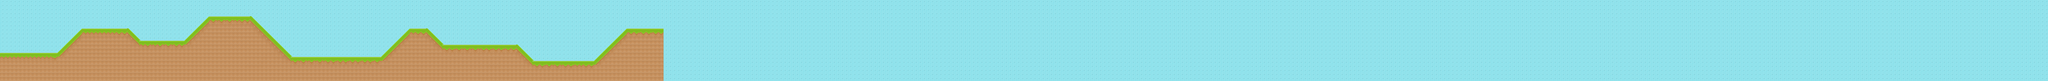

Tiled map render using the project's own tile images. Description and the map definition, with tile-layer contents summarised, below:
An orthogonal 500x20 tile map with 32x32 px tiles, 2 tile layers (PatronesFondo, PatronesTerreno) and 44 objects.

<map version="1.0" orientation="orthogonal" renderorder="right-down" width="500" height="20" tilewidth="32" tileheight="32" nextobjectid="63">
 <tileset firstgid="1" name="spritesheet" tilewidth="32" tileheight="32" tilecount="8192" columns="128">
  <image source="spritesheet.png" width="4096" height="2048" />
 </tileset>
 <layer name="PatronesFondo" width="500" height="20">
  <data>[10000 cells, 10000 non-empty, 1 distinct tile ids]</data>
 </layer>
 <layer name="PatronesTerreno" width="500" height="20">
  <data>[10000 cells, 1639 non-empty, 26 distinct tile ids]</data>
 </layer>
 <objectgroup name="Suelos">
  <object id="20" x="0" y="415">
   <polyline points="0,0 448,0" />
  </object>
  <object id="21" x="0" y="0">
   <polyline points="0,0 0,639" />
  </object>
  <object id="22" x="448" y="415">
   <polyline points="0,0 191,-189 553,-191 650,-96 991,-96 1184,-286 1514,-286 1835,32 2239,33" />
  </object>
  <object id="23" x="2687" y="448">
   <polyline points="0,0 290,1 514,-223 651,-224 771,-99 1248,-97" />
  </object>
  <object id="49" x="3935" y="351">
   <polyline points="0,0 107,1 236,129 705,129 962,-128 1249,-127 1250,-351" />
  </object>
 </objectgroup>
 <objectgroup name="Monedas">
  <object id="24" x="378" y="363" width="40" height="40" />
  <object id="25" x="451" y="312" width="40" height="40" />
  <object id="26" x="506" y="257" width="40" height="40" />
  <object id="27" x="561" y="199" width="40" height="40" />
  <object id="28" x="651" y="173" width="40" height="40" />
  <object id="36" x="1205" y="269" width="40" height="40" />
  <object id="37" x="1338" y="266" width="40" height="40" />
  <object id="38" x="1271" y="267" width="40" height="40" />
  <object id="39" x="1398" y="265" width="40" height="40" />
  <object id="40" x="1450" y="222" width="40" height="40" />
  <object id="41" x="1494" y="174" width="40" height="40" />
  <object id="42" x="1538" y="122" width="40" height="40" />
  <object id="43" x="1586" y="78" width="40" height="40" />
  <object id="44" x="2295" y="390" width="40" height="40" />
  <object id="45" x="2360" y="389" width="40" height="40" />
  <object id="46" x="2426" y="386" width="40" height="40" />
  <object id="47" x="2495" y="387" width="40" height="40" />
  <object id="48" x="2567" y="386" width="40" height="40" />
  <object id="51" x="4574" y="427" width="40" height="40" />
  <object id="52" x="4626" y="393" width="40" height="40" />
  <object id="53" x="4676" y="344" width="40" height="40" />
  <object id="54" x="4722" y="301" width="40" height="40" />
  <object id="55" x="4768" y="253" width="40" height="40" />
  <object id="56" x="4817" y="207" width="40" height="40" />
  <object id="57" x="4877" y="170" width="40" height="40" />
  <object id="58" x="3703" y="298" width="40" height="40" />
  <object id="59" x="3762" y="298" width="40" height="40" />
  <object id="60" x="3822" y="297" width="40" height="40" />
  <object id="61" x="3882" y="296" width="40" height="40" />
  <object id="62" x="3944" y="296" width="40" height="40" />
 </objectgroup>
 <objectgroup name="Gasolina">
  <object id="29" x="737" y="168" width="40" height="40" />
  <object id="33" x="1806" y="71" width="40" height="40" />
  <object id="34" x="3610" y="294" width="40" height="40" />
 </objectgroup>
 <objectgroup name="Minas">
  <object id="30" x="1047" y="250" width="40" height="40" />
 </objectgroup>
 <objectgroup name="Cajas">
  <object id="35" x="3247" y="175" width="40" height="40" />
  <object id="50" x="4374" y="433" width="40" height="40" />
 </objectgroup>
 <objectgroup name="Contenedor">
  <object id="18" x="90" y="400">
   <polyline points="0,0 119,0" />
  </object>
 </objectgroup>
 <objectgroup name="Powerups">
  <object id="31" x="909" y="170" width="40" height="40" />
  <object id="32" x="2754" y="399" width="40" height="40" />
 </objectgroup>
</map>